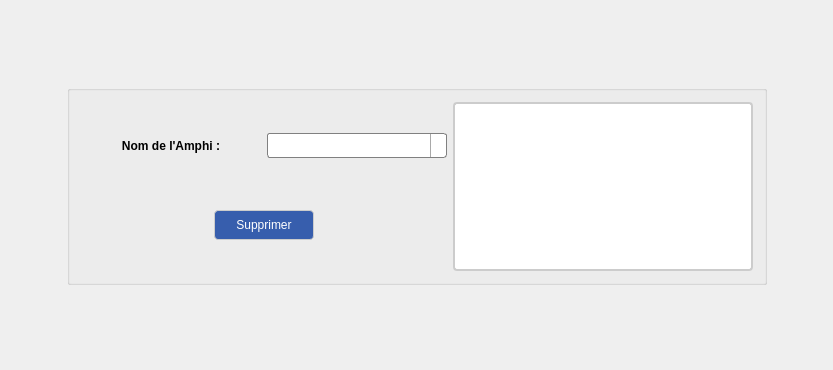
<?xml version="1.0" encoding="UTF-8"?>
<ui version="4.0">
 <class>FenetreSupprimerAmphi</class>
 <widget class="QWidget" name="FenetreSupprimerAmphi">
  <property name="geometry">
   <rect>
    <x>0</x>
    <y>0</y>
    <width>833</width>
    <height>370</height>
   </rect>
  </property>
  <property name="windowTitle">
   <string>FenetreSupprimerAmphi</string>
  </property>
  <property name="styleSheet">
   <string notr="true">QPushButton#boutonSupprimerAmphi{
	font: 75 14pt &quot;Tw Cen MT&quot;;
	border: 1px solid #ccc;
	border-radius: 4px;
	background-color: rgb(55, 94, 173);
	color: #fff;
}

QPushButton#boutonSupprimerAmphi:hover {
	background-color: rgb(47, 80, 147);
}

QMessageBox { 
	font-size: 15px;
 }

QLabel#labelCaracteristiquesAmphi{
	border: 2px solid #ccc;
	background-color: #fff;
	border-radius: 4px;
}

QLabel {
	font: 75 10pt &quot;MS Shell Dlg 2&quot;;
	font-weight: bold;
	text-align: center;
}

QComboBox{
     border: 1px solid gray;
     border-radius: 3px;
     padding: 1px 18px 1px 3px;
     min-width: 6em;
 }
 
 QComboBox:!editable, QComboBox::drop-down:editable {
      background: qlineargradient(x1: 0, y1: 0, x2: 0, y2: 1,
                                  stop: 0 #E1E1E1, stop: 0.4 #DDDDDD,
                                  stop: 0.5 #D8D8D8, stop: 1.0 #D3D3D3);
 }

 QSpinBox:!editable {
     background: qlineargradient(x1: 0, y1: 0, x2: 0, y2: 1,
                                  stop: 0 #fff, stop: 0.4 #fff,
                                  stop: 0.5 #fff, stop: 1.0 #fff);
 }

QSpinBox:editable:on{
	background-color: #ffffff;
}

 QComboBox:!editable:on, QComboBox::drop-down:editable:on {
     background: qlineargradient(x1: 0, y1: 0, x2: 0, y2: 1,
                                 stop: 0 #D3D3D3, stop: 0.4 #D8D8D8,
                                 stop: 0.5 #DDDDDD, stop: 1.0 #E1E1E1);
 }
 
 QComboBox:on{
     padding-top: 3px;
     padding-left: 4px;
 }
 
 QComboBox::drop-down {
     subcontrol-origin: padding;
     subcontrol-position: top right;
     width: 15px;
 
     border-left-width: 1px;
     border-left-color: darkgray;
     border-left-style: solid;
     border-top-right-radius: 3px;
     border-bottom-right-radius: 3px;
 }

 QComboBox::down-arrow{
     image: url(:/imgs/images/flecheBas.png);
	 width: 10px;
 }

 QComboBox QAbstractItemView{
     border: 2px solid darkgray;
     selection-background-color: #394da7;
 }</string>
  </property>
  <layout class="QGridLayout" name="gridLayout">
   <item row="0" column="0">
    <spacer name="horizontalSpacer_3">
     <property name="orientation">
      <enum>Qt::Horizontal</enum>
     </property>
     <property name="sizeType">
      <enum>QSizePolicy::MinimumExpanding</enum>
     </property>
     <property name="sizeHint" stdset="0">
      <size>
       <width>50</width>
       <height>20</height>
      </size>
     </property>
    </spacer>
   </item>
   <item row="0" column="1">
    <widget class="QGroupBox" name="groupBoxSupprimerAmphi">
     <property name="minimumSize">
      <size>
       <width>700</width>
       <height>0</height>
      </size>
     </property>
     <property name="maximumSize">
      <size>
       <width>16777215</width>
       <height>200</height>
      </size>
     </property>
     <property name="title">
      <string/>
     </property>
     <layout class="QVBoxLayout" name="verticalLayout_2">
      <item>
       <layout class="QHBoxLayout" name="horizontalLayout_4">
        <item>
         <layout class="QVBoxLayout" name="verticalLayout">
          <item>
           <layout class="QHBoxLayout" name="horizontalLayout">
            <item>
             <widget class="QLabel" name="labelNomAmphi">
              <property name="text">
               <string>Nom de l'Amphi :</string>
              </property>
              <property name="alignment">
               <set>Qt::AlignCenter</set>
              </property>
             </widget>
            </item>
            <item>
             <widget class="QComboBox" name="comboBoxNomAmphi">
              <property name="minimumSize">
               <size>
                <width>101</width>
                <height>25</height>
               </size>
              </property>
              <property name="editable">
               <bool>true</bool>
              </property>
             </widget>
            </item>
           </layout>
          </item>
          <item>
           <spacer name="verticalSpacer">
            <property name="orientation">
             <enum>Qt::Vertical</enum>
            </property>
            <property name="sizeType">
             <enum>QSizePolicy::Maximum</enum>
            </property>
            <property name="sizeHint" stdset="0">
             <size>
              <width>20</width>
              <height>15</height>
             </size>
            </property>
           </spacer>
          </item>
          <item>
           <layout class="QHBoxLayout" name="horizontalLayout_3">
            <item>
             <spacer name="horizontalSpacer">
              <property name="orientation">
               <enum>Qt::Horizontal</enum>
              </property>
              <property name="sizeHint" stdset="0">
               <size>
                <width>40</width>
                <height>20</height>
               </size>
              </property>
             </spacer>
            </item>
            <item>
             <widget class="QPushButton" name="boutonSupprimerAmphi">
              <property name="minimumSize">
               <size>
                <width>100</width>
                <height>30</height>
               </size>
              </property>
              <property name="text">
               <string>Supprimer</string>
              </property>
             </widget>
            </item>
            <item>
             <spacer name="horizontalSpacer_2">
              <property name="orientation">
               <enum>Qt::Horizontal</enum>
              </property>
              <property name="sizeHint" stdset="0">
               <size>
                <width>40</width>
                <height>20</height>
               </size>
              </property>
             </spacer>
            </item>
           </layout>
          </item>
         </layout>
        </item>
        <item>
         <widget class="QLabel" name="labelCaracteristiquesAmphi">
          <property name="minimumSize">
           <size>
            <width>300</width>
            <height>0</height>
           </size>
          </property>
          <property name="text">
           <string/>
          </property>
          <property name="margin">
           <number>10</number>
          </property>
         </widget>
        </item>
       </layout>
      </item>
     </layout>
    </widget>
   </item>
   <item row="0" column="2">
    <spacer name="horizontalSpacer_4">
     <property name="orientation">
      <enum>Qt::Horizontal</enum>
     </property>
     <property name="sizeType">
      <enum>QSizePolicy::MinimumExpanding</enum>
     </property>
     <property name="sizeHint" stdset="0">
      <size>
       <width>50</width>
       <height>20</height>
      </size>
     </property>
    </spacer>
   </item>
  </layout>
 </widget>
 <layoutdefault spacing="6" margin="11"/>
 <resources/>
 <connections/>
</ui>
